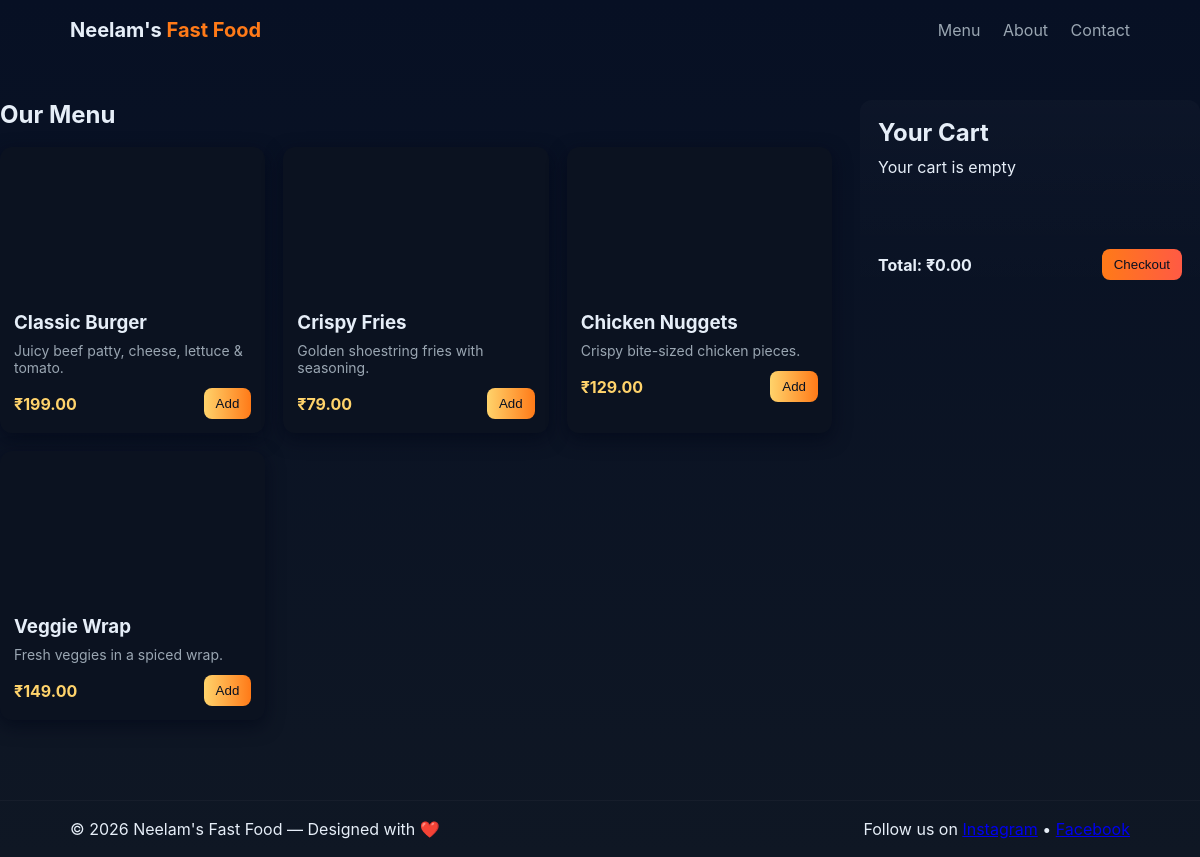
The page / on the database its author committed.
### tables this page shows
CREATE TABLE IF NOT EXISTS menu_items (
  id INT AUTO_INCREMENT PRIMARY KEY,
  name VARCHAR(200) NOT NULL,
  description TEXT,
  price DECIMAL(10,2) NOT NULL DEFAULT 0.00,
  image VARCHAR(512) DEFAULT NULL
);

### includes/db.php (called while the page is built, shortened)
<?php
function db_connect(){
    static $conn = null;
    if ($conn === null) {
        $conn = new mysqli(DB_HOST, DB_USER, DB_PASS, DB_NAME);
        $conn->set_charset('utf8mb4');
    }
    return $conn;
}
function getMenuItems(){
    $conn = db_connect();
    $sql = "SELECT id, name, description, price, image FROM menu_items ORDER BY id ASC";
    if ($res = $conn->query($sql)){
        $items = [];
        while($row = $res->fetch_assoc()){
            $items[] = $row;
        }
        return $items;
    }
    return [
        ['id'=>1,'name'=>'Classic Burger','description'=>'Juicy beef patty, cheese, lettuce & tomato.','price'=>199.00,'image'=>'https://source.unsplash.com/600x400/?burger'],
        ['id'=>2,'name'=>'Crispy Fries','description'=>'Golden shoestring fries with seasoning.','price'=>79.00,'image'=>'https://source.unsplash.com/600x400/?fries']
    ];
}
?>

### index.php (the view, shortened to what this page needs)
<?php
require_once 'includes/db.php';
$items = getMenuItems();
?>
<?php include 'includes/header.php'; ?>
<main class="container">
  <section class="menu">
    <h2>Our Menu</h2>
    <div class="grid">
      <?php foreach($items as $item): ?>
      <article class="card">
        <div class="media" style="background-image:url('<?php echo htmlspecialchars($item['image']); ?>')"></div>
        <div class="card-body">
          <h3><?php echo htmlspecialchars($item['name']); ?></h3>
          <p class="desc"><?php echo htmlspecialchars($item['description']); ?></p>
          <div class="meta">
            <span class="price">₹<?php echo number_format($item['price'],2); ?></span>
            <button class="btn add" data-id="<?php echo $item['id']; ?>" data-name="<?php echo htmlspecialchars($item['name']); ?>" data-price="<?php echo $item['price']; ?>">Add</button>
          </div>
        </div>
      </article>
      <?php endforeach; ?>
    </div>
  </section>
  <aside class="cart" id="cart">
    <h2>Your Cart</h2>
    <div id="cart-items"></div>
    <div class="cart-footer">
      <div class="total">Total: <span id="cart-total">₹0.00</span></div>
      <button id="checkout-btn" class="btn primary">Checkout</button>
    </div>
  </aside>
</main>
<link rel="stylesheet" href="assets/css/style.css">
<?php include 'includes/footer.php'; ?>

### includes/header.php (shortened to what this page needs)
<!doctype html>
<html lang="en">
<head>
  <link rel="stylesheet" href="assets/css/style.css">
</head>
<body>
  <header class="site-header">
    <div class="wrap">
      <div class="brand">Neelam's <span class="accent">Fast Food</span></div>
      <nav>
        <a href="#">Menu</a>
        <a href="#">About</a>
        <a href="#">Contact</a>
      </nav>
    </div>
  </header>

### includes/footer.php
  <footer class="site-footer">
    <div class="wrap">
      <div>© <?php echo date('Y'); ?> Neelam's Fast Food — Designed with ❤️</div>
      <div class="social">Follow us on <a href="#">Instagram</a> • <a href="#">Facebook</a></div>
    </div>
  </footer>
</body>
</html>

### assets/css/style.css (style rules this page uses)
:root { --bg:#0f1724; --card:#0b1220; --muted:#9aa6b2; --accent:#ff7a18; --accent-2:#ffd36b; --glass: rgba(255,255,255,0.04); }
* { box-sizing:border-box }
body { font-family:Inter,system-ui,Segoe UI,Roboto,'Helvetica Neue',Arial; margin:0; background:linear-gradient(180deg,#071024 0%, #0f1724 100%); color:#e6eef8; }
.wrap { max-width:1100px;margin:0 auto;padding:0 20px }
.site-header { padding:18px 0; }
.site-header .wrap { display:flex;align-items:center;justify-content:space-between }
.brand { font-weight:700;font-size:20px }
.brand .accent { color:var(--accent); }
nav a { color:var(--muted);margin-left:18px;text-decoration:none }
.container { display:grid;grid-template-columns:1fr 340px;gap:28px;padding:40px 0;max-width:1200px;margin:0 auto }
.menu h2 { margin:0 0 18px 0 }
.grid { display:grid;grid-template-columns:repeat(auto-fill,minmax(220px,1fr));gap:18px }
.card { background:var(--card);border-radius:12px;overflow:hidden;box-shadow:0 6px 18px rgba(2,6,23,0.6) }
.media { height:150px;background-size:cover;background-position:center }
.card-body { padding:14px }
.card h3 { margin:0 0 8px 0 }
.desc { color:var(--muted);font-size:14px;margin:0 0 12px }
.meta { display:flex;justify-content:space-between;align-items:center }
.price { font-weight:700;color:var(--accent-2) }
.btn { background:transparent;border:1px solid rgba(255,255,255,0.06);padding:8px 12px;border-radius:8px;color:inherit;cursor:pointer }
.btn.primary { background:linear-gradient(90deg,var(--accent),#ff5a44);border:none;color:#081021 }
.btn.add { background:linear-gradient(90deg,var(--accent-2),var(--accent));border:none;color:#081021 }
.cart { background:linear-gradient(180deg,rgba(255,255,255,0.02),transparent);padding:18px;border-radius:12px;height:fit-content }
.cart h2 { margin:0 0 10px 0 }
#cart-items { min-height:80px }
.cart-footer { display:flex;justify-content:space-between;align-items:center;margin-top:12px }
.total { font-weight:700 }
.site-footer { padding:18px 0;border-top:1px solid rgba(255,255,255,0.03);margin-top:40px }
.site-footer .wrap { display:flex;justify-content:space-between }

### rows shown on the page
menu_items: name "Classic Burger", description "Juicy beef patty, cheese, lettuce & tomato.", price "199.00"
menu_items: name "Crispy Fries", description "Golden shoestring fries with seasoning.", price "79.00"
menu_items: name "Chicken Nuggets", description "Crispy bite-sized chicken pieces.", price "129.00"
menu_items: name "Veggie Wrap", description "Fresh veggies in a spiced wrap.", price "149.00"
